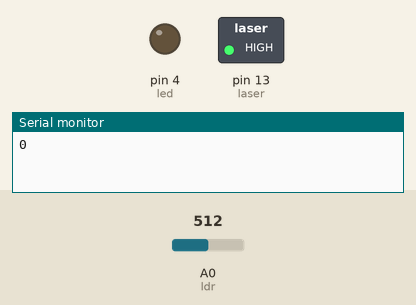
Recording of a sketch running on a simulated Arduino Uno, built with avr-gcc and run on an emulated ATmega328P. On the bench: switched loads named in the sketch (green lamp = pin HIGH), output pins drawn as LEDs (lit = HIGH), the last lines printed to the serial monitor. Dashed ring = blinking. Inputs (shaded band) come from the test bench; at power-on: A0 (ldr) = 512.

Above: at 2.8 s.
2.9 s: A0 (ldr) set to 810
At 3.6 s:
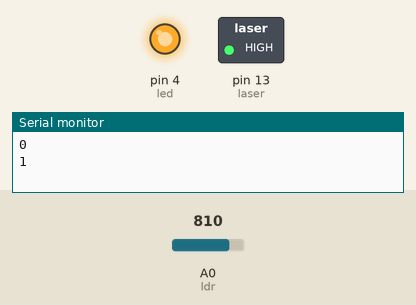
5.6 s: A0 (ldr) set to 786
At 7.8 s:
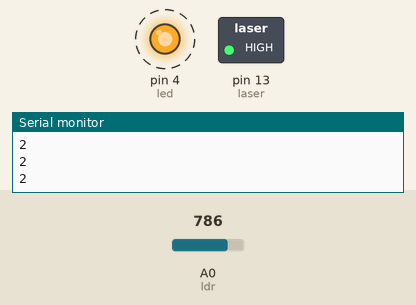
11.6 s: A0 (ldr) set to 900
At 12.9 s:
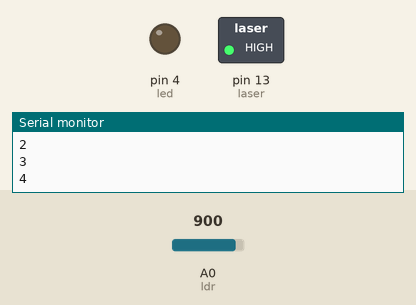
14.3 s: A0 (ldr) set to 790
At 16.8 s:
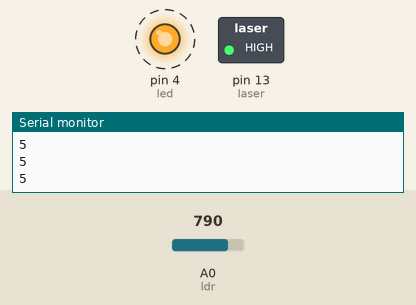
Timing chart, 0 to 21.3 s (numbered marks = the images above; inputs shaded):
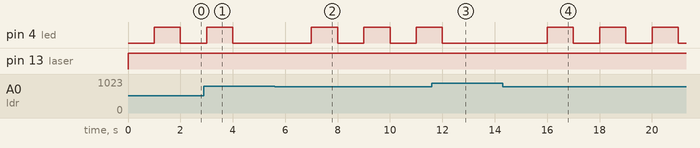

The sketch:

contadorconLedLaser.ino
```cpp
int laser = 13;
int ldr = A0;
int contador = 0;
int valor = 0;
int led = 4;
void setup() {
  Serial.begin(9600);
  pinMode(laser, OUTPUT);
  pinMode(led, OUTPUT);
  pinMode(ldr, INPUT);
}

void loop() {
  digitalWrite(laser, HIGH);
  valor = analogRead(ldr);

  delay(1000);
  Serial.println(contador);


  if (valor <= 800) {
    contador++;

    digitalWrite(led, HIGH);
    delay(1000);
    digitalWrite(led, LOW);
  }
}
```

Measured:
- the behaviour switches between 801 and 800 on A0 (ldr) (found by bisection; images 1 and 2)
- after the input at 2.9 s, pin 4 (led): goes on until 4.0 s, then stays LOW
- after the input at 5.6 s, pin 4 (led): alternates HIGH for 1.0 s and LOW for 1.0 s, starting after 1.4 s
- after the input at 11.6 s, pin 4 (led): goes on until 12.0 s, then stays LOW
- after the input at 14.3 s, pin 4 (led): alternates HIGH for 1.0 s and LOW for 1.0 s, starting after 1.7 s
